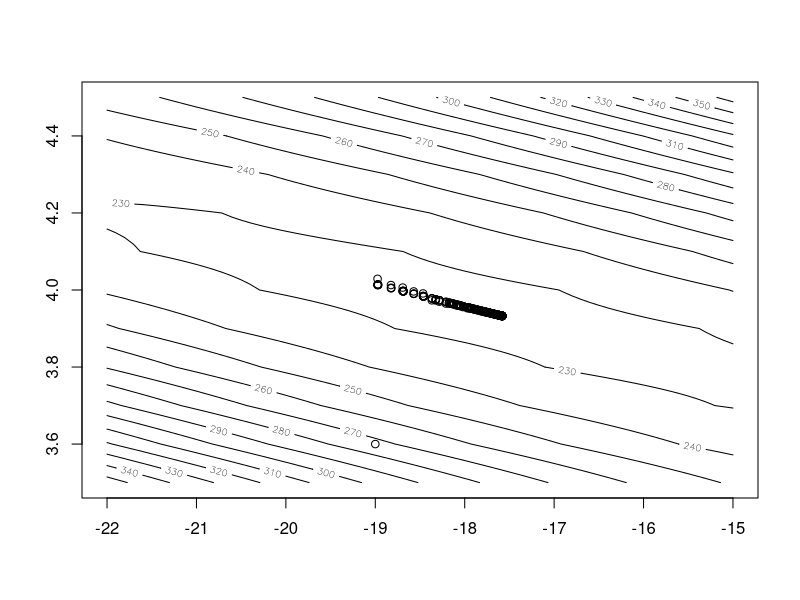
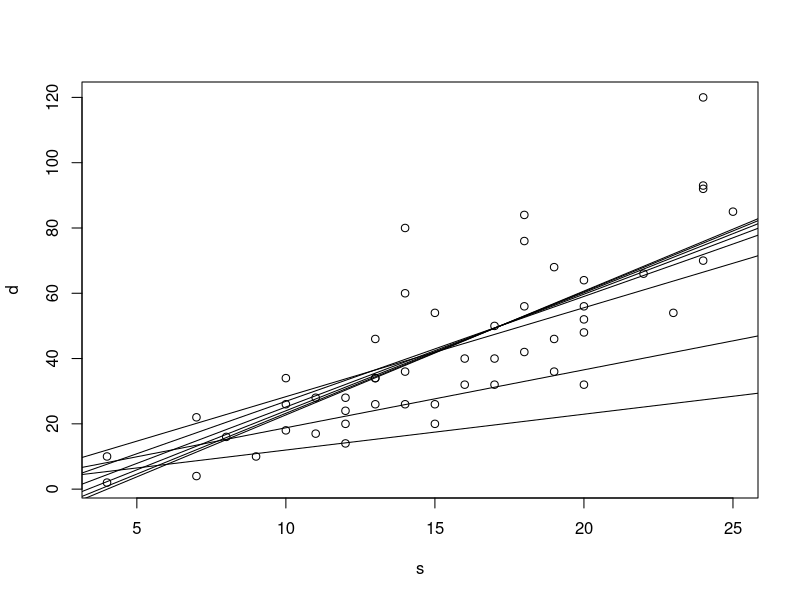
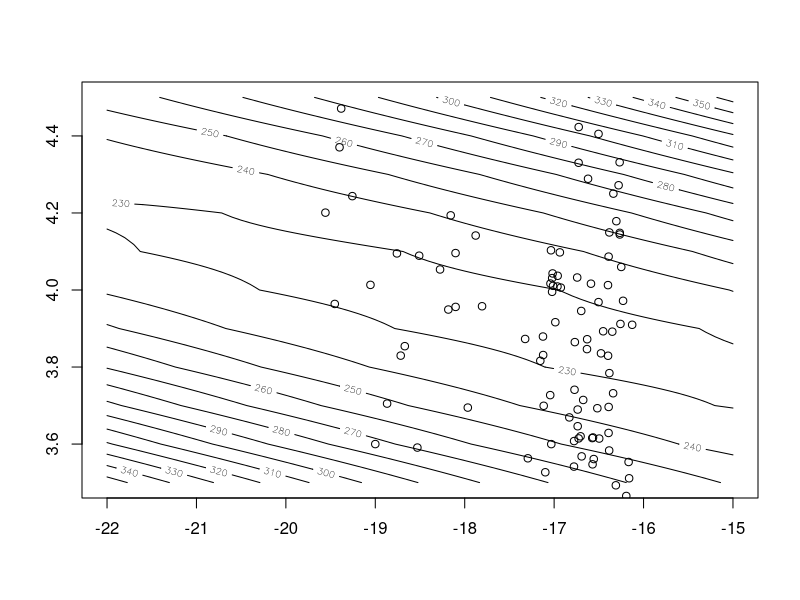
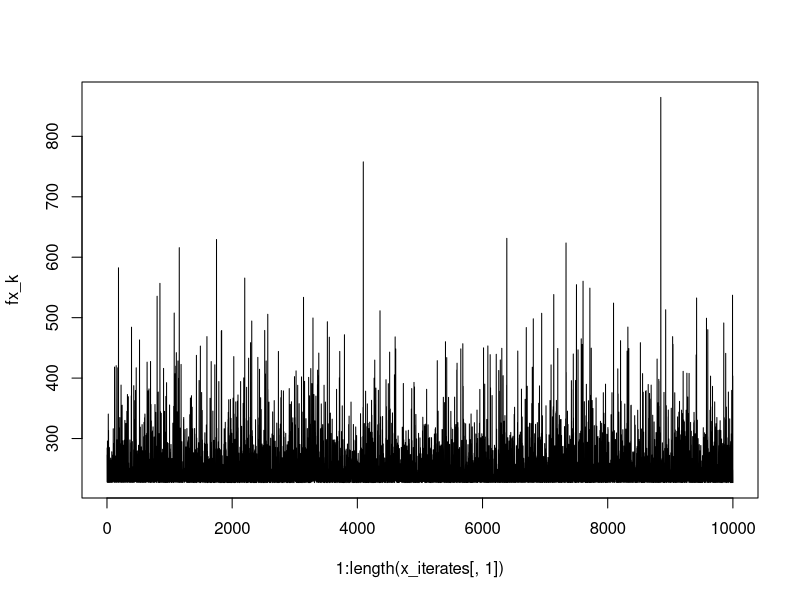

Source code (R) for these figures, in order:
## ---- chunk 1
s <- cars$speed; d <- cars$dist
data_length <- length(s)
## ---- chunk 2
f <- function(x) 1/data_length * sum(((x[1] + x[2] * s) - d)^2)
g <- function(x) {
  gradient.a <- 2/data_length * sum((x[1] + x[2] * s) - d)
  gradient.b <- 2/data_length * sum(s * ((x[1] + x[2] * s) - d))
  return(c(gradient.a, gradient.b))
}
## ---- chunk 3
norm2 <- function(x) norm(as.matrix(x), type = "2")
x_0 <- c(1,1)
x_k <- x_0
alpha <- 1e-4
tolerance <- 1e-4
k_max <- 10000
keep_going <- TRUE
k <- 0
while(keep_going) {
  k <- k + 1
  g_k <- g(x_k)
  p_k <- -g_k
  x_k <- x_k + alpha * p_k
  keep_going <- ((norm2(g_k) >= tolerance) & (k < k_max))
}
if((norm2(g_k) <= tolerance)) {
  cat('Converged in', k, 'steps', '\n')
} else {
  cat('Iteration limit reached', '\n')
}
f(x_k)
## ---- chunk 4
norm2 <- function(x) norm(as.matrix(x), type = "2")

# Implementation of Algorithm 3.5
# (Line Search Algorithm)
alpha <- function(a_0, x_k, c1, c2, r_k) {
  a_max <- 4*a_0
  f_k <- f(x_k)
  phi_k <- f_k
  a_1 <- a_0
  a0 <- 0
  a_k <- a_1
  a_k_old <- a0
  k <- 0
  k_max <- 10000   
  done <- FALSE
  while(!done) {
    k <- k + 1
    f_k <- f(x_k)
    g_k <- g(x_k)
    p_k <- -g_k
    phi_k_old <- f(x_k + a_k_old * p_k)
      phi_k <- f(x_k + a_k * p_k)
      dphi_k_0 <- t(g(x_k)) %*% p_k
      l_k <- f_k + c1 * a_k * dphi_k_0
      if ((phi_k > l_k) || ((k > 1) && (phi_k >= phi_k_old))) {
        return(zoom(a_k_old, a_k, x_k, c1, c2))
      }
    dphi_k <- t(g(x_k + a_k * p_k)) %*% p_k
      if (abs(dphi_k) <= -c2*dphi_k_0) {
        return(a_k)
      }
    if (dphi_k >= 0) {
      return(zoom(a_k, a_k_old, x_k, c1, c2))
    }
    a_k_old <- a_k
    a_k <- r_k*a_k + (1 - r_k)*a_max
    done <- (k > k_max)
  }
  return(a_k)
}

# Implementation of Algorithm ...
# (Zoom Algorithm)
zoom <- function(a_lo, a_hi, x_k, c1, c2) {
  f_k <- f(x_k)
  g_k <- g(x_k)
  p_k <- -g_k
  k <- 0
  k_max <- 10000   # Maximum number of iterations.
  done <- FALSE
  while(!done) {
    k <- k + 1
    phi_lo <- f(x_k + a_lo * p_k)
      a_k <- 0.5*(a_lo + a_hi)
      phi_k <-  f(x_k + a_k * p_k)
      dphi_k_0 <- t(g(x_k)) %*% p_k
      l_k <-  f_k + c1 * a_k * dphi_k_0
      if ((phi_k > l_k) || (phi_k >= phi_lo)) {
        a_hi <- a_k
      } else {
        dphi_k <-  t(g(x_k + a_k * p_k)) %*% p_k
          if (abs(dphi_k) <= -c2*dphi_k_0) {
            return(a_k)
          }
        if (dphi_k*(a_hi - a_lo) >= 0) {
          a_hi <- a_lo
        }
        a_lo <- a_k
      }
    done <- (k > k_max)
  }
  return(a_k)
}
## ---- chunk 5
s <- cars$speed; d <- cars$dist
data_length <- length(s)

f <- function(x) 1/data_length * sum(((x[1] + x[2] * s) - d)^2)
g <- function(x) {
  gradient.a <- 2/data_length * sum((x[1] + x[2] * s) - d)
  gradient.b <- 2/data_length * sum(s * ((x[1] + x[2] * s) - d))
  return(c(gradient.a, gradient.b))
}
## ---- chunk 6
strong_wolfe_gd <- 
  function(f, g, x_0, a_0 = 1, r_k = 0.5, 
           c1 = 1e-4, c2 = 4e-1, tol_grad_f = 5e-4, k_max = 10000) {
  keep_going <- TRUE
  
  # For plotting purposes
  agrid <- seq(-22,-15,.1)
  bgrid <- seq(3.5,4.5,.1)
  zvalues <- matrix(NA_real_,length(agrid),length(bgrid))
  for (i in 1:length(agrid)) {
    for (j in 1:length(bgrid)) {
      zvalues[i,j] <- f(c(agrid[i],bgrid[j]))
    }
  }
  my_levels <- seq(150, 400, 10)
  contour(agrid, bgrid, zvalues, levels = my_levels)
  points(x_0[1], x_0[2])
  
  x_k <- x_0
  k <- 0
  while (keep_going) {
    k <- k + 1
    a_k <- alpha(a_0, x_k, c1, c2, r_k)
    g_k <- g(x_k)
    p_k <- -g_k
    x_k <- x_k + a_k*p_k
    keep_going <- (norm2(g_k) >= tol_grad_f) & (k < k_max)
    
    #plot iterates
    points(x_k[1], x_k[2])
  }
  cat('x_k =', x_k, '\t', 'f(x_k) =', f(x_k), '\t', 'k =', k, '\n')
}
strong_wolfe_gd(f,g, c(-19, 3.6))
## ---- chunk 7
norm2 <- function(x) norm(as.matrix(x), type = "2")
k_max <- 100000
plot(s,d)
x_0 <- c(1,1)
x_k <- x_0
step_alpha <- 1e-4
tolerance <- 1e-4
keep_going <- TRUE
k <- 0
while(keep_going) {
  k <- k + 1
  g_k <- g(x_k)
  p_k <- -g_k
  x_k <- x_k + step_alpha * p_k
  keep_going <- ((norm2(g_k) >= tolerance) & (k < k_max))
  if (k == 1 || k == 10 || k == 50 || k %% 20000 == 0) {
    abline(x_k[1], x_k[2])
  }
}
## ---- chunk 8
x_0 <- c(-19, 3.6)
x_k <- x_0
f(x_k)
g(x_k)

# params
a_0 <- 1
r_k <- 0.5
c1 <- 1e-4
c2 <- 4e-1

eps <- 5e-6
  #.Machine$double.eps
tol_grad_f <- eps

k <- 0
k_max <- 10000
keep_going <- TRUE
x_iterates <- x_0
a_iterates <- rep(NA_real_, 10000)

agrid <- seq(-22,-15,.1)
bgrid <- seq(3.5,4.5,.1)
zvalues <- matrix(NA_real_,length(agrid),length(bgrid))
for (i in 1:length(agrid)) {
  for (j in 1:length(bgrid)) {
    zvalues[i,j] <- f(c(agrid[i],bgrid[j]))
  }
}
my_levels <- seq(150, 400, 10)
contour(agrid, bgrid, zvalues, levels = my_levels)
points(x_0[1], x_0[2])
it <- 0
while (keep_going) {
  it <- it + 1
  s <- cars$speed; d <- cars$dist
  random_numbers <- sample(1:50, 10)
  s <- s[random_numbers]; d <- d[random_numbers]
  k <- k + 1
  a_k <- alpha(a_0, x_k, c1, c2, r_k)
  g_k <- g(x_k)
  
  p_k <- -g_k
  
  x_k_old <- x_k
  g_k_old <- g_k
  
  x_k <- x_k + a_k*p_k
  s <- cars$speed; d <- cars$dist
  f_k <- f(x_k)
  
#  cat("k =", k, ";\t f = ", f_k, ";\t x = ", x_k, ";\t ||g|| =", norm2(g_k),
#      ";\t a =", a_k, "\t\n")
  keep_going <- (norm2(g_k) >= tol_grad_f) & (k < k_max)
  
  #plot iterates
  if (it %% 100 == 0) {
    points(x_k[1], x_k[2])
  }
  
  #save the iterates
  x_iterates <- rbind(x_iterates, x_k)
  a_iterates[k] <- a_k
#  cat(x_k, a_k, norm2(g_k), '\n')
}

cat("x_k = ", x_k, "\n")
cat("f_k = ", f_k, "\n")
cat("g_k = ", g_k, "\n")
## ---- chunk 9
s <- cars$speed; d <- cars$dist
fx_k <- rep(NA_real_, length(x_iterates[,1]))
for (i in 1:length(x_iterates[,1])) {
  fx_k[i] <- f(x_iterates[i,]) 
}
plot(1:length(x_iterates[,1]), fx_k, type = 'l')
range(fx_k)
#-17.57912 3.93241
